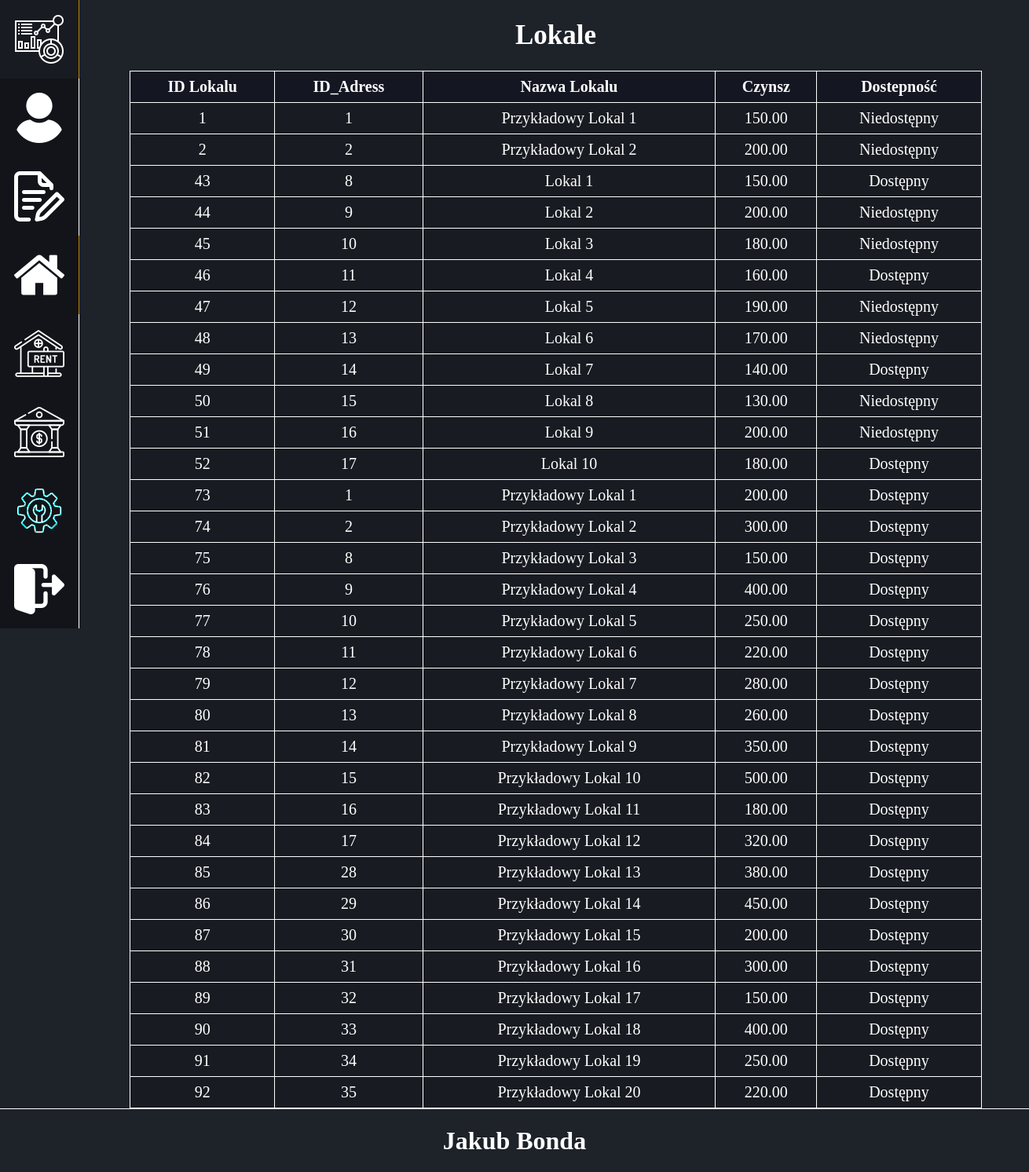
The page /BiuroWynajmu/Administrator/Lokale/index.php (signed in) on the database its author committed.
### tables this page shows
CREATE TABLE `lokale` (
  `ID_Lokalu` int(10) UNSIGNED NOT NULL,
  `ID_Adres` int(10) UNSIGNED NOT NULL,
  `Powierzchnia` decimal(10,2) NOT NULL,
  `ID_Dostepnosci` int(10) UNSIGNED NOT NULL,
  `Kwota_Czynszu_Za_Dzien` decimal(10,2) NOT NULL,
  `Nazwa_Lokalu` varchar(255) NOT NULL,
  `Opis_Lokalu` text NOT NULL,
  `Zdjecie_Lokalu` varchar(255) NOT NULL,
  `Data_Modyfikacji` timestamp NOT NULL DEFAULT current_timestamp() ON UPDATE current_timestamp()
);

CREATE TABLE `dostepnosc_lokalu` (
  `ID_Dostepnosci` int(10) UNSIGNED NOT NULL,
  `Nazwa_Dostepnosci` varchar(255) NOT NULL,
  `Data_Modyfikacji` timestamp NOT NULL DEFAULT current_timestamp() ON UPDATE current_timestamp()
);

### BiuroWynajmu/Administrator/Lokale/index.php (the view, shortened to what this page needs)
<!DOCTYPE html>
<html lang="en">
<head>
	 <link rel="stylesheet" type="text/css" href="style/style.css"/>
	 <?php
	require('../../config.php');
	$conn = new mysqli($host, $user, $password, $database);
	 ?>
</head>
<body>
	<header>
		<div id="navbarLeft">
			<a href="../Dane/"><img src="../../obrazki/Konto/dashboard.png"></a>
			<a href="../Uzytkownicy/"><img src="../../obrazki/Konto/user.png"></a>
			<a href="../Wnioski/"><img src="../../obrazki/Konto/quote-request.png"></a>
			<a href="../Lokale/" class="activeLink"><img src="../../obrazki/Konto/home.png"></a>
			<a href="../Wynajmy/"><img src="../../obrazki/Konto/wynajem.png"></a>
			<a href="../Kredyty/"><img src="../../obrazki/Konto/bank.png"></a>
			<a href="../ZgloszeniaSerwisowe/"><img src="../../obrazki/Konto/zgloszenia.png"></a>
			<a href="../../"><img src="../../obrazki/Konto/logout.png"></a>
		</div>
    </header>
	<section>
		<article>
			<div id="PanelDaneDaneUzytkownika">
			<h1>Lokale</h1>
	 			<table>
					<thead>
						<tr>
							<th>ID Lokalu</th>
							<th>ID_Adress</th>
							<th>Nazwa Lokalu</th>
							<th>Czynsz</th>
							<th>Dostepność</th>
						</tr>
					</thead>
					<?php
	 					$zapytanieNr1 = "SELECT * FROM lokale
							INNER JOIN dostepnosc_lokalu ON dostepnosc_lokalu.ID_Dostepnosci = lokale.ID_Dostepnosci
						";
						$wynikZapytaniaNr1 = $conn -> query($zapytanieNr1);
						if($wynikZapytaniaNr1 -> num_rows > 0){
							while($row = $wynikZapytaniaNr1 -> fetch_object()){
									echo '<tr>';
										echo '<td><a href="DaneLokalu/index.php?ID_Lokalu='.$row->ID_Lokalu.'">'.$row->ID_Lokalu.'</a></td>';
										echo '<td>'.$row->ID_Adres.'</td>';
										echo '<td>'.$row->Nazwa_Lokalu.'</td>';
										echo '<td>'.$row->Kwota_Czynszu_Za_Dzien.'</td>';
										echo '<td>'.$row->Nazwa_Dostepnosci.'</td>';
									echo '</tr>';
							}
						}
					?>
				</table>
			</div>
		</article>
	</section>
	<footer>
        <?php require("../../stopka.php"); ?>
    </footer>
</body>
</html>

### BiuroWynajmu/Administrator/Lokale/style/style.css (style rules this page uses)
html, body { margin: 0; padding: 0; background-color: rgb(30, 34, 41); }
header #navbarLeft { position: fixed; width: 100px; min-height: 100vh; border-right: 1px solid white; z-index: 2; background-color: rgb(30, 34, 41); }
header #navbarLeft a { display: flex; width: 100px; height: 100px; background-color: rgba(0,0,0,0.4); justify-content: center; align-items: center; border-right: 1px solid white; text-decoration: none; }
header #navbarLeft .activeLink { border-right: 1px solid darkgoldenrod; }
section { min-height: 1000px; z-index: 2; }
article { min-height: 1000px; display: flex; margin-left: 100px; justify-content: center; }
article #PanelDaneDaneUzytkownika { display: flex; flex-wrap: nowrap; color: white; padding-left: 5px; flex-direction: column; align-items: center; width: 100%; }
article #PanelDaneDaneUzytkownika h1 { font-size: 35px; font-weight: bold; color: white; margin: 25px; }
article table,tr,th,td { border: 1px solid white; border-collapse: collapse; }
article table { width: 90%; }
article table tr { height: 40px; font-size: 20px; }
article table th,td { text-align: center; }
article table thead th { background-color: rgba(7, 7, 24, 0.4); }
article table tbody tr { background-color: rgba(0,0,0,0.2); }
article table a { text-decoration: none; color: white; }
footer { width: 100%; height: 80px; border-top: 1px solid white; background-color: rgb(30, 34, 41); margin: auto; display: flex; flex-wrap: wrap; align-items: center; justify-content: center; z-index: 2; }

### rows shown on the page
lokale: ID_Lokalu "1", ID_Adres "1", Nazwa_Lokalu "Przykładowy Lokal 1", Kwota_Czynszu_Za_Dzien "150.00", ID_Dostepnosci.Nazwa_Dostepnosci "Niedostępny"
lokale: ID_Lokalu "2", ID_Adres "2", Nazwa_Lokalu "Przykładowy Lokal 2", Kwota_Czynszu_Za_Dzien "200.00", ID_Dostepnosci.Nazwa_Dostepnosci "Niedostępny"
lokale: ID_Lokalu "43", ID_Adres "8", Nazwa_Lokalu "Lokal 1", Kwota_Czynszu_Za_Dzien "150.00", ID_Dostepnosci.Nazwa_Dostepnosci "Dostępny"
lokale: ID_Lokalu "44", ID_Adres "9", Nazwa_Lokalu "Lokal 2", Kwota_Czynszu_Za_Dzien "200.00", ID_Dostepnosci.Nazwa_Dostepnosci "Niedostępny"
lokale: ID_Lokalu "45", ID_Adres "10", Nazwa_Lokalu "Lokal 3", Kwota_Czynszu_Za_Dzien "180.00", ID_Dostepnosci.Nazwa_Dostepnosci "Niedostępny"
lokale: ID_Lokalu "46", ID_Adres "11", Nazwa_Lokalu "Lokal 4", Kwota_Czynszu_Za_Dzien "160.00", ID_Dostepnosci.Nazwa_Dostepnosci "Dostępny"
lokale: ID_Lokalu "47", ID_Adres "12", Nazwa_Lokalu "Lokal 5", Kwota_Czynszu_Za_Dzien "190.00", ID_Dostepnosci.Nazwa_Dostepnosci "Niedostępny"
lokale: ID_Lokalu "48", ID_Adres "13", Nazwa_Lokalu "Lokal 6", Kwota_Czynszu_Za_Dzien "170.00", ID_Dostepnosci.Nazwa_Dostepnosci "Niedostępny"
lokale: ID_Lokalu "49", ID_Adres "14", Nazwa_Lokalu "Lokal 7", Kwota_Czynszu_Za_Dzien "140.00", ID_Dostepnosci.Nazwa_Dostepnosci "Dostępny"
lokale: ID_Lokalu "50", ID_Adres "15", Nazwa_Lokalu "Lokal 8", Kwota_Czynszu_Za_Dzien "130.00", ID_Dostepnosci.Nazwa_Dostepnosci "Niedostępny"
lokale: ID_Lokalu "51", ID_Adres "16", Nazwa_Lokalu "Lokal 9", Kwota_Czynszu_Za_Dzien "200.00", ID_Dostepnosci.Nazwa_Dostepnosci "Niedostępny"
lokale: ID_Lokalu "52", ID_Adres "17", Nazwa_Lokalu "Lokal 10", Kwota_Czynszu_Za_Dzien "180.00", ID_Dostepnosci.Nazwa_Dostepnosci "Dostępny"
lokale: ID_Lokalu "73", ID_Adres "1", Nazwa_Lokalu "Przykładowy Lokal 1", Kwota_Czynszu_Za_Dzien "200.00", ID_Dostepnosci.Nazwa_Dostepnosci "Dostępny"
lokale: ID_Lokalu "74", ID_Adres "2", Nazwa_Lokalu "Przykładowy Lokal 2", Kwota_Czynszu_Za_Dzien "300.00", ID_Dostepnosci.Nazwa_Dostepnosci "Dostępny"
lokale: ID_Lokalu "75", ID_Adres "8", Nazwa_Lokalu "Przykładowy Lokal 3", Kwota_Czynszu_Za_Dzien "150.00", ID_Dostepnosci.Nazwa_Dostepnosci "Dostępny"
lokale: ID_Lokalu "76", ID_Adres "9", Nazwa_Lokalu "Przykładowy Lokal 4", Kwota_Czynszu_Za_Dzien "400.00", ID_Dostepnosci.Nazwa_Dostepnosci "Dostępny"
lokale: ID_Lokalu "77", ID_Adres "10", Nazwa_Lokalu "Przykładowy Lokal 5", Kwota_Czynszu_Za_Dzien "250.00", ID_Dostepnosci.Nazwa_Dostepnosci "Dostępny"
lokale: ID_Lokalu "78", ID_Adres "11", Nazwa_Lokalu "Przykładowy Lokal 6", Kwota_Czynszu_Za_Dzien "220.00", ID_Dostepnosci.Nazwa_Dostepnosci "Dostępny"
lokale: ID_Lokalu "79", ID_Adres "12", Nazwa_Lokalu "Przykładowy Lokal 7", Kwota_Czynszu_Za_Dzien "280.00", ID_Dostepnosci.Nazwa_Dostepnosci "Dostępny"
lokale: ID_Lokalu "80", ID_Adres "13", Nazwa_Lokalu "Przykładowy Lokal 8", Kwota_Czynszu_Za_Dzien "260.00", ID_Dostepnosci.Nazwa_Dostepnosci "Dostępny"
lokale: ID_Lokalu "81", ID_Adres "14", Nazwa_Lokalu "Przykładowy Lokal 9", Kwota_Czynszu_Za_Dzien "350.00", ID_Dostepnosci.Nazwa_Dostepnosci "Dostępny"
lokale: ID_Lokalu "82", ID_Adres "15", Nazwa_Lokalu "Przykładowy Lokal 10", Kwota_Czynszu_Za_Dzien "500.00", ID_Dostepnosci.Nazwa_Dostepnosci "Dostępny"
lokale: ID_Lokalu "83", ID_Adres "16", Nazwa_Lokalu "Przykładowy Lokal 11", Kwota_Czynszu_Za_Dzien "180.00", ID_Dostepnosci.Nazwa_Dostepnosci "Dostępny"
lokale: ID_Lokalu "84", ID_Adres "17", Nazwa_Lokalu "Przykładowy Lokal 12", Kwota_Czynszu_Za_Dzien "320.00", ID_Dostepnosci.Nazwa_Dostepnosci "Dostępny"
lokale: ID_Lokalu "85", ID_Adres "28", Nazwa_Lokalu "Przykładowy Lokal 13", Kwota_Czynszu_Za_Dzien "380.00", ID_Dostepnosci.Nazwa_Dostepnosci "Dostępny"
lokale: ID_Lokalu "86", ID_Adres "29", Nazwa_Lokalu "Przykładowy Lokal 14", Kwota_Czynszu_Za_Dzien "450.00", ID_Dostepnosci.Nazwa_Dostepnosci "Dostępny"
lokale: ID_Lokalu "87", ID_Adres "30", Nazwa_Lokalu "Przykładowy Lokal 15", Kwota_Czynszu_Za_Dzien "200.00", ID_Dostepnosci.Nazwa_Dostepnosci "Dostępny"
lokale: ID_Lokalu "88", ID_Adres "31", Nazwa_Lokalu "Przykładowy Lokal 16", Kwota_Czynszu_Za_Dzien "300.00", ID_Dostepnosci.Nazwa_Dostepnosci "Dostępny"
lokale: ID_Lokalu "89", ID_Adres "32", Nazwa_Lokalu "Przykładowy Lokal 17", Kwota_Czynszu_Za_Dzien "150.00", ID_Dostepnosci.Nazwa_Dostepnosci "Dostępny"
lokale: ID_Lokalu "90", ID_Adres "33", Nazwa_Lokalu "Przykładowy Lokal 18", Kwota_Czynszu_Za_Dzien "400.00", ID_Dostepnosci.Nazwa_Dostepnosci "Dostępny"
lokale: ID_Lokalu "91", ID_Adres "34", Nazwa_Lokalu "Przykładowy Lokal 19", Kwota_Czynszu_Za_Dzien "250.00", ID_Dostepnosci.Nazwa_Dostepnosci "Dostępny"
lokale: ID_Lokalu "92", ID_Adres "35", Nazwa_Lokalu "Przykładowy Lokal 20", Kwota_Czynszu_Za_Dzien "220.00", ID_Dostepnosci.Nazwa_Dostepnosci "Dostępny"
